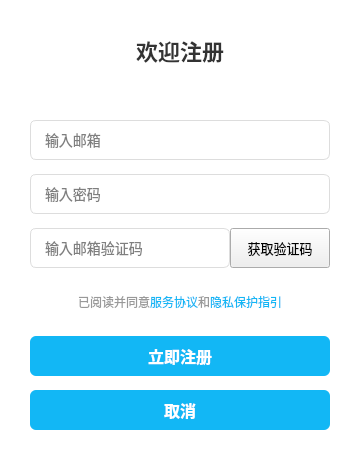
<?xml version="1.0" encoding="UTF-8"?>
<ui version="4.0">
 <class>RegisterWidget</class>
 <widget class="QWidget" name="RegisterWidget">
  <property name="geometry">
   <rect>
    <x>0</x>
    <y>0</y>
    <width>360</width>
    <height>460</height>
   </rect>
  </property>
  <property name="minimumSize">
   <size>
    <width>360</width>
    <height>460</height>
   </size>
  </property>
  <property name="maximumSize">
   <size>
    <width>360</width>
    <height>460</height>
   </size>
  </property>
  <property name="windowTitle">
   <string>欢迎注册QQ</string>
  </property>
  <property name="styleSheet">
   <string notr="true">QWidget#RegisterWidget { background: white; }</string>
  </property>
  <layout class="QVBoxLayout" name="mainLayout">
   <property name="spacing">
    <number>14</number>
   </property>
   <property name="leftMargin">
    <number>30</number>
   </property>
   <property name="topMargin">
    <number>30</number>
   </property>
   <property name="rightMargin">
    <number>30</number>
   </property>
   <property name="bottomMargin">
    <number>30</number>
   </property>
   <item>
    <widget class="QLabel" name="titleLabel">
     <property name="minimumSize">
      <size>
       <width>300</width>
       <height>50</height>
      </size>
     </property>
     <property name="maximumSize">
      <size>
       <width>300</width>
       <height>50</height>
      </size>
     </property>
     <property name="styleSheet">
      <string notr="true">font-size: 22px; font-weight: bold; color: #333; margin-bottom: 10px;</string>
     </property>
     <property name="text">
      <string>欢迎注册</string>
     </property>
     <property name="alignment">
      <set>Qt::AlignmentFlag::AlignCenter</set>
     </property>
    </widget>
   </item>
   <item>
    <widget class="QLabel" name="err_label">
     <property name="font">
      <font>
       <pointsize>10</pointsize>
      </font>
     </property>
     <property name="text">
      <string/>
     </property>
    </widget>
   </item>
   <item>
    <widget class="QLineEdit" name="email_LineEdit">
     <property name="minimumSize">
      <size>
       <width>300</width>
       <height>40</height>
      </size>
     </property>
     <property name="maximumSize">
      <size>
       <width>300</width>
       <height>40</height>
      </size>
     </property>
     <property name="styleSheet">
      <string notr="true">QLineEdit {
    border: 1px solid #ddd;
    border-radius: 6px;
    padding: 0 12px;
    font-size: 14px;
}
QLineEdit:focus {
    border-color: #12b7f5;
}</string>
     </property>
     <property name="maxLength">
      <number>30</number>
     </property>
     <property name="placeholderText">
      <string>输入邮箱</string>
     </property>
    </widget>
   </item>
   <item>
    <widget class="QLineEdit" name="password_LineEdit">
     <property name="minimumSize">
      <size>
       <width>300</width>
       <height>40</height>
      </size>
     </property>
     <property name="maximumSize">
      <size>
       <width>300</width>
       <height>40</height>
      </size>
     </property>
     <property name="styleSheet">
      <string notr="true">QLineEdit {
    border: 1px solid #ddd;
    border-radius: 6px;
    padding: 0 12px;
    font-size: 14px;
}
QLineEdit:focus {
    border-color: #12b7f5;
}</string>
     </property>
     <property name="maxLength">
      <number>30</number>
     </property>
     <property name="echoMode">
      <enum>QLineEdit::EchoMode::Password</enum>
     </property>
     <property name="placeholderText">
      <string>输入密码</string>
     </property>
    </widget>
   </item>
   <item>
    <layout class="QHBoxLayout" name="phoneLayout">
     <property name="spacing">
      <number>6</number>
     </property>
     <property name="leftMargin">
      <number>0</number>
     </property>
     <item>
      <widget class="QLineEdit" name="verify_LineEdit">
       <property name="minimumSize">
        <size>
         <width>200</width>
         <height>40</height>
        </size>
       </property>
       <property name="maximumSize">
        <size>
         <width>200</width>
         <height>40</height>
        </size>
       </property>
       <property name="styleSheet">
        <string notr="true">QLineEdit {
    border: 1px solid #ddd;
    border-radius: 6px;
    padding: 0 12px;
    font-size: 14px;
}
QLineEdit:focus {
    border-color: #12b7f5;
}</string>
       </property>
       <property name="maxLength">
        <number>30</number>
       </property>
       <property name="placeholderText">
        <string>输入邮箱验证码</string>
       </property>
      </widget>
     </item>
     <item>
      <widget class="TimerBtn" name="getVerify_Button">
       <property name="minimumSize">
        <size>
         <width>100</width>
         <height>40</height>
        </size>
       </property>
       <property name="maximumSize">
        <size>
         <width>70</width>
         <height>40</height>
        </size>
       </property>
       <property name="font">
        <font>
         <pointsize>10</pointsize>
        </font>
       </property>
       <property name="text">
        <string>获取验证码</string>
       </property>
      </widget>
     </item>
    </layout>
   </item>
   <item>
    <widget class="QLabel" name="agreement_Label">
     <property name="minimumSize">
      <size>
       <width>300</width>
       <height>40</height>
      </size>
     </property>
     <property name="maximumSize">
      <size>
       <width>300</width>
       <height>40</height>
      </size>
     </property>
     <property name="styleSheet">
      <string notr="true">font-size: 12px; color: #999;</string>
     </property>
     <property name="text">
      <string>&lt;html&gt;已阅读并同意&lt;a href=&quot;service&quot; style=&quot;color:#12b7f5; text-decoration:none;&quot;&gt;服务协议&lt;/a&gt;和&lt;a href=&quot;privacy&quot; style=&quot;color:#12b7f5; text-decoration:none;&quot;&gt;隐私保护指引&lt;/a&gt;&lt;/html&gt;</string>
     </property>
     <property name="alignment">
      <set>Qt::AlignmentFlag::AlignCenter</set>
     </property>
     <property name="wordWrap">
      <bool>true</bool>
     </property>
    </widget>
   </item>
   <item>
    <widget class="QPushButton" name="register_Button">
     <property name="minimumSize">
      <size>
       <width>300</width>
       <height>40</height>
      </size>
     </property>
     <property name="maximumSize">
      <size>
       <width>300</width>
       <height>40</height>
      </size>
     </property>
     <property name="styleSheet">
      <string notr="true">QPushButton {
    background-color: #12b7f5;
    color: white;
    border: none;
    border-radius: 6px;
    font-size: 16px;
    font-weight: bold;
}
QPushButton:hover {
    background-color: #0fa6e0;
}
QPushButton:pressed {
    background-color: #0c93c7;
}</string>
     </property>
     <property name="text">
      <string>立即注册</string>
     </property>
    </widget>
   </item>
   <item>
    <widget class="QPushButton" name="cancel_Button">
     <property name="minimumSize">
      <size>
       <width>300</width>
       <height>40</height>
      </size>
     </property>
     <property name="maximumSize">
      <size>
       <width>300</width>
       <height>40</height>
      </size>
     </property>
     <property name="styleSheet">
      <string notr="true">QPushButton {
    background-color: #12b7f5;
    color: white;
    border: none;
    border-radius: 6px;
    font-size: 16px;
    font-weight: bold;
}
QPushButton:hover {
    background-color: #0fa6e0;
}
QPushButton:pressed {
    background-color: #0c93c7;
}</string>
     </property>
     <property name="text">
      <string>取消</string>
     </property>
    </widget>
   </item>
   <item>
    <spacer name="verticalSpacer">
     <property name="orientation">
      <enum>Qt::Orientation::Vertical</enum>
     </property>
     <property name="sizeHint" stdset="0">
      <size>
       <width>20</width>
       <height>40</height>
      </size>
     </property>
    </spacer>
   </item>
  </layout>
 </widget>
 <customwidgets>
  <customwidget>
   <class>TimerBtn</class>
   <extends>QPushButton</extends>
   <header>timerbtn.h</header>
  </customwidget>
 </customwidgets>
 <resources/>
 <connections/>
</ui>
